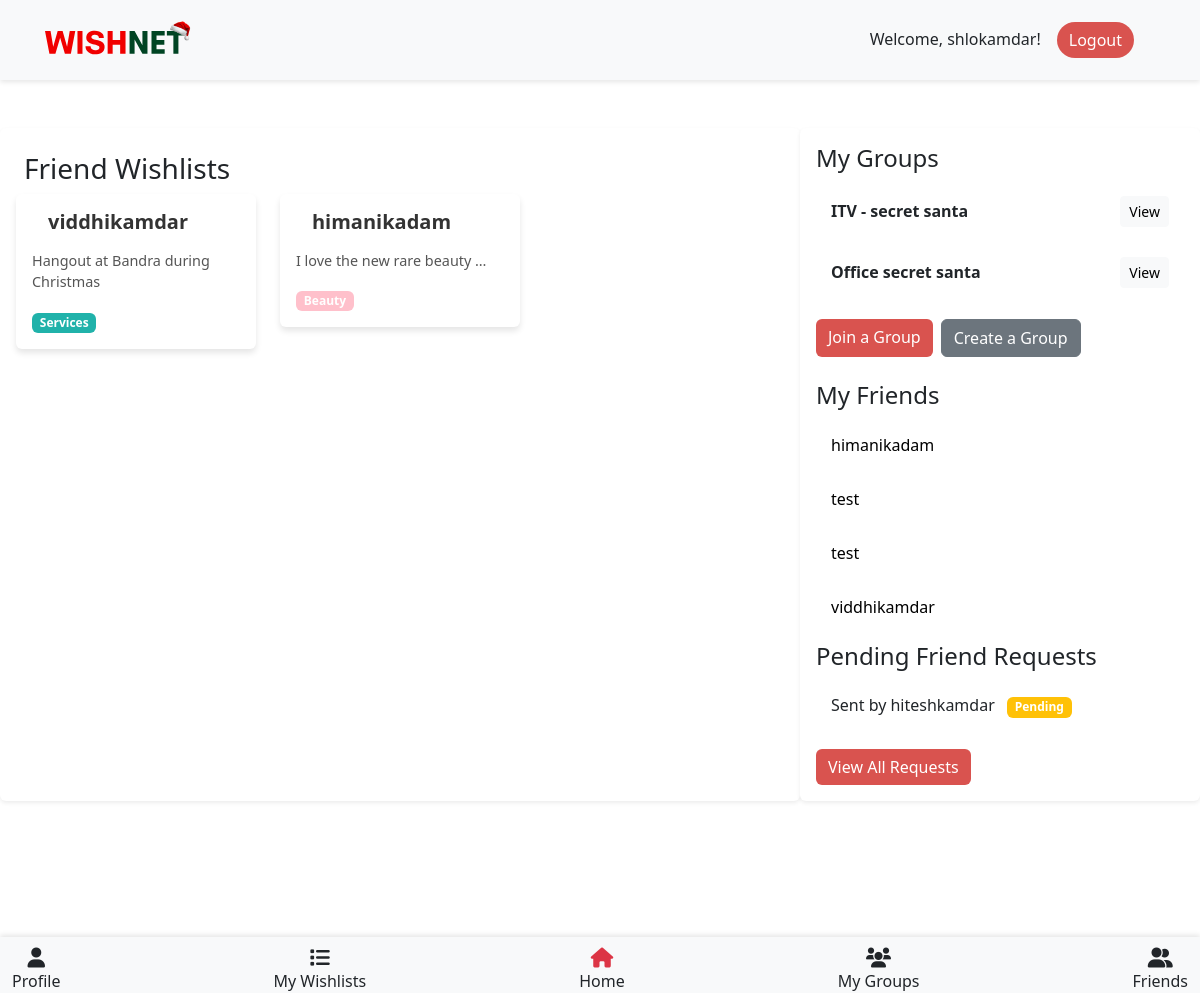
Page /accounts/dashboard/ (signed in) on the committed database.
### accounts/models.py (models this page shows, shortened)
class CustomUser(AbstractUser):
    email = models.EmailField(unique=True)
    bio = models.TextField(blank=True, null=True)
    profile_picture = models.ImageField(upload_to='profile_pics/', blank=True, null=True)
    is_admin = models.BooleanField(default=False)
    date_of_birth = models.DateField(null=True, blank=True)
    pseudoname = models.CharField(max_length=100, blank=True, null=True)
    address = models.CharField(max_length=100, blank=True, null=True)
    groups = models.ManyToManyField('groups.Group', related_name='user_groups')

### wishlists/models.py (models this page shows, shortened)
class Wishlist(models.Model):
    CATEGORY_CHOICES = [
        ('hobby', 'Hobby'),
        ('gifts', 'Gifts'),
        ('home-decor', 'Home Decor'),
        ('books', 'Books'),
        ('health', 'Health'),
        ('electronics', 'Electronics'),
        ('clothing&accesories', 'Clothing & Accessories'),
        ('kitchen', 'Kitchen'),
        ('beauty', 'Beauty'),
        ('stationery', 'Stationery'),
        ('sports', 'Sports'),
        ('travel', 'Travel'),
        ('tech', 'Tech'),
        ('finance', 'Finance'),
        ('education', 'Education'),
        ('events', 'Events'),
        ('charity', 'Charity'),
        ('services', 'Services'),
        ('other', 'Other'),
    ]
    name = models.CharField(max_length=100, default='new list')
    description = models.TextField()
    def get_color_code(self):
        category_colors = {
            'hobby': '#FF5733',
            'gifts': '#FFBD33',
            'home-decor': '#33FF57',
            'books': '#3377FF',
            'health': '#FF33A8',
            'electronics': '#33FFBD',
            'clothing&accesories': '#9933FF',
            'kitchen': '#FF8C00',
            'beauty': '#FFC0CB',
            'stationery': '#6A5ACD',
            'sports': '#FF6347',
            'travel': '#4682B4',
            'tech': '#00BFFF',
            'finance': '#4CAF50',
            'education': '#FFD700',
            'events': '#8A2BE2',
            'charity': '#C71585',
            'services': '#20B2AA',
            'other': '#808080',
        }
        return category_colors.get(self.category, '#808080')  # Default to gray if not found
    VISIBILITY_CHOICES = [
        ('private', 'Private (Only Me)'),
        ('public', 'Public (My Friends)'),
    ]
    user = models.ForeignKey(get_user_model(), on_delete=models.CASCADE, related_name='wishlists')
    title = models.CharField(max_length=255)
    description = models.TextField(blank=True)
    visibility = models.CharField(max_length=10, choices=VISIBILITY_CHOICES, default='private')
    group = models.ForeignKey('groups.Group', related_name='wishlist_set', on_delete=models.CASCADE, null=True, blank=True)
    category = models.CharField(max_length=255, choices=CATEGORY_CHOICES, default='other')
    created_at = models.DateTimeField(auto_now_add=True)

### groups/models.py (models this page shows, shortened)
class Group(models.Model):
    name = models.CharField(max_length=255)
    admin = models.ForeignKey(
        get_user_model(),
        on_delete=models.CASCADE,
        related_name='admin_groups'
    )  # The user who manages the group
    budget_limit = models.DecimalField(max_digits=10, decimal_places=2, default=0.0)
    created_at = models.DateTimeField(auto_now_add=True)
    updated_at = models.DateTimeField(auto_now=True)
    group_members_limit = models.IntegerField(default=10)
    total_price = models.DecimalField(max_digits=10, decimal_places=2, default=0.0)
    secret_santa_assigned = models.BooleanField(default=False)
    join_code = models.CharField(max_length=6, unique=True, blank=True)
    members = models.ManyToManyField(get_user_model(), related_name='group_members')
    assigned_member = models.ManyToManyField(
        get_user_model(),
        related_name='assigned_groups',
        blank=True
    )
    wishlists = models.ManyToManyField('wishlists.Wishlist', related_name='groups', blank=True)

### friendship/models.py (models this page shows, shortened)
class FriendRequest(models.Model):
    PENDING = 'Pending'
    ACCEPTED = 'Accepted'
    REJECTED = 'Rejected'
    STATUS_CHOICES = [
        (PENDING, 'Pending'),
        (ACCEPTED, 'Accepted'),
        (REJECTED, 'Rejected'),
    ]
    from_user = models.ForeignKey(get_user_model(), related_name='sent_requests', on_delete=models.CASCADE)
    to_user = models.ForeignKey(get_user_model(), related_name='received_requests', on_delete=models.CASCADE)
    status = models.CharField(max_length=8, choices=STATUS_CHOICES, default=PENDING)
    created_at = models.DateTimeField(auto_now_add=True)

### accounts/views.py (the view)
# urls.py: path('dashboard/', views.dashboard, name='dashboard'),  # Ensure the trailing slash is present
@login_required
def dashboard(request):
    user_groups = Group.objects.filter(members=request.user)
    friend_requests = FriendRequest.objects.filter(
        Q(from_user=request.user, status=FriendRequest.ACCEPTED) |
        Q(to_user=request.user, status=FriendRequest.ACCEPTED)
    )
    friends = []
    for fr in friend_requests:
        if fr.from_user == request.user:
            friends.append(fr.to_user)
        else:
            friends.append(fr.from_user)
    friends = [friend for friend in friends if friend != request.user]
    wishlists = Wishlist.objects.filter(
        Q(user=request.user, visibility='private') |  # Private wishlists visible only to the user
        Q(user__in=friends, visibility='public')  # Public wishlists visible to friends
    )
    pending_requests = FriendRequest.objects.filter(to_user=request.user, status=FriendRequest.PENDING)
    context = {
        'user_groups': user_groups,
        'friends': friends,
        'pending_requests': pending_requests,
        'wishlists': wishlists,
    }
    return render(request, 'accounts/dashboard.html', context)

### accounts/templates/accounts/dashboard.html (shortened to what this page needs)
{% extends "dashboard_base.html" %}
{% load static %}
{% block content %}
    <div class="container-fluid mt-5">
        <div class="row">
            <div class="col-12 col-md-8 mb-4 shadow-sm p-3 mb-5 bg-white rounded">
                <h3 class="m-2">Friend Wishlists</h3>
                {% if wishlists|length == 0 %}
                    <div class="empty-state d-flex flex-column align-items-center text-center">
                        <img src="{% static 'media/imp-1069_256.gif' %}" alt="No Wishlists" class="mb-3">
                        <p>No friends here yet! Start adding your friends.</p>
                        <a href="{% url 'friendship:search_user' %}" class="btn btn-danger mt-3">Add a Friend</a>
                    </div>
                {% else %}
                    <div class="row">
                        {% for wishlist in wishlists %}
                            {% if wishlist.visibility == 'public' or wishlist.user == request.user %}
                                <div class="col-12 col-sm-6 col-md-6 col-lg-4 mb-4">
                                    <a href="{% url 'wishlists:wishlist_detail' wishlist.id %}" class="text-decoration-none">
                                        <div class="card">
                                            <div class="card-body">
                                                <div class="d-flex align-items-center mb-2">
                                                    <div class="ms-3">
                                                        <h5 class="card-title">{{ wishlist.user.username }}</h5>
                                                    </div>
                                                </div>
                                                <p class="card-text">{{ wishlist.description|truncatewords:6 }}</p>
                                                {% if wishlist.category %}
                                                    <span class="badge" style="background-color: {{ wishlist.get_color_code }}">
                                                        {{ wishlist.category|capfirst }}
                                                    </span>
                                                {% else %}
                                                    <span class="badge bg-secondary">No Category</span>
                                                {% endif %}
                                            </div>
                                        </div>
                                    </a>
                                </div>
                            {% endif %}
                        {% endfor %}
                    </div>
                {% endif %}
            </div>
            <div class="col-12 col-md-4 shadow-sm p-3 mb-5 bg-white rounded">
                <div class="mb-4">
                    <h4 id="my_groups">My Groups</h4>
                    <ul class="list-group">
                        {% for group in user_groups %}
                            <li class="list-group-item d-flex justify-content-between align-items-center">
                                <strong>{{ group.name }}</strong>
                                <a href="{% url 'groups:group_detail' group.id %}" class="btn btn-light btn-sm">View</a>
                            </li>
                        {% endfor %}
                    </ul>
                    <div class="mt-3 d-flex flex-column flex-sm-row">
                        <a href="{% url 'groups:join_group' %}" class="btn btn-danger me-2 mb-2 mb-sm-0">Join a Group</a>
                        <a href="{% url 'groups:create_group' %}" class="btn btn-secondary">Create a Group</a>
                    </div>
                </div>
                <div>
                    <h4 id="my_friends">My Friends</h4>
                    {% if friends|length == 0 %}
                        <div class="empty-state d-flex flex-column align-items-center text-center">
                            <p>You don't have any friends yet. Add some to see their wishlists!</p>
                            <a href="{% url 'friendship:search_user' %}" class="btn btn-danger mt-3">Add a Friend</a>
                        </div>
                    {% else %}
                        <ul class="list-group">
                            {% for friend in friends %}
                                <li class="list-group-item">
                                    <a href="{% url 'accounts:view_profile' user_id=friend.id %}" class="text-decoration-none text-black">{{ friend.username }}</a>
                                </li>
                            {% endfor %}
                        </ul>
                    {% endif %}
                </div>
                <div>
                    <h4 class="mt-2">Pending Friend Requests</h4>
                    {% if pending_requests %}
                        <ul class="list-group">
                            {% for request in pending_requests %}
                                <li class="list-group-item">
                                    {% if request.from_user == request.user %}
                                        Sent to {{ request.to_user.username }}
                                    {% else %}
                                        Sent by {{ request.from_user.username }}
                                    {% endif %}
                                    <span class="badge bg-warning ms-2">{{ request.status }}</span>
                                </li>
                            {% endfor %}
                        </ul>
                    {% else %}
                        <p>No pending requests.</p>
                    {% endif %}
                    <a href="{% url 'friendship:view_friend_requests' %}" class="btn btn-danger mt-3">View All Requests</a>
                </div>
            </div>
        </div>
    </div>
{% endblock content %}

### templates/dashboard_base.html (shortened to what this page needs)
{% load static %}
<!DOCTYPE html>
<html lang="en">
<head>
    <link href="https://cdn.jsdelivr.net/npm/bootstrap@5.3.3/dist/css/bootstrap.min.css" rel="stylesheet">
    <link href="https://cdnjs.cloudflare.com/ajax/libs/font-awesome/6.0.0-beta3/css/all.min.css" rel="stylesheet">
</head>
<body>
   {% block navbar %}
    <nav class="navbar navbar-expand-lg navbar-light bg-light">
        <div class="container-fluid">
            <a class="navbar-brand" href="{% url 'index' %}">
                <img src="{% static 'media/navbar.svg' %}" alt="Logo" class="img-fluid" style="max-width: 200px;">
            </a>
            <div class="offcanvas offcanvas-start" tabindex="-1" id="offcanvasNavbar" aria-labelledby="offcanvasNavbarLabel">
                <div class="offcanvas-body">
                    <ul class="navbar-nav justify-content-end flex-grow-1 pe-3">
                        {% if user.is_authenticated %}
                        <h6 class="m-2"> Welcome, {{ user.username }}!</h6>
                        <a href="{% url 'accounts:logout' %}" class="btn btn-danger rounded-pill mx-2">Logout</a>
                        {% else %}
                        <a href="{% url 'accounts:login' %}" class="btn btn-white text-danger border border-danger rounded-pill mx-2">Login</a>
                        <a href="{% url 'accounts:register' %}" class="btn btn-danger text-white rounded-pill mx-2">Register</a>
                        {% endif %}
                    </ul>
                </div>
            </div>
        </div>
    </nav>
   {% endblock navbar %}
    {% block content %}
    {% endblock content %}
    {% block footer %}
    <br> <br> <br> <br> <br> <br>
        <nav class="navbar navbar-light bg-light fixed-bottom mt-3">
            <div class="container-fluid d-flex justify-content-between flex-wrap ">
                <a href="{% url 'accounts:view_profile' user.id %}" class="nav-link text-center {% if 'profile' in request.path %}active{% endif %}">
                    <i class="fas fa-user fa-lg {% if 'profile' in request.path %}text-danger{% endif %}"></i><br>Profile
                </a>
                <a href="{% url 'wishlists:wishlist_list' user_id=user.id %}" class="nav-link text-center {% if 'wishlists' in request.path %}active{% endif %}">
                    <i class="fas fa-list fa-lg {% if 'wishlists' in request.path %}text-danger{% endif %}"></i><br> My Wishlists
                </a>
                <a href="{% url 'accounts:dashboard' %}" class="nav-link text-center {% if 'accounts' in request.path %}active{% endif %}">
                    <i class="fas fa-home fa-lg {% if 'accounts' in request.path %}text-danger{% endif %}"></i><br> Home
                </a>
                <a href="{% url 'groups:user_groups' %}" class="nav-link text-center {% if 'groups' in request.path %}active{% endif %}">
                    <i class="fas fa-users fa-lg {% if 'groups' in request.path %}text-danger{% endif %}"></i><br> My Groups
                </a>
                <a href="{% url 'friendship:search_user' %}" class="nav-link text-center {% if 'friends' in request.path %}active{% endif %}">
                    <i class="fas fa-user-friends fa-lg {% if 'friends' in request.path %}text-danger{% endif %}"></i><br>Friends
                </a>
            </div>
        </nav>
    {% endblock footer %}
</body>
</html>

### rows in the picture
CustomUser: username "shlokamdar"
Wishlist: user.username "viddhikamdar", description "Hangout at Bandra during Christmas", category "Services"
Wishlist: user.username "himanikadam", description "I love the new rare beauty …", category "Beauty"
Group: name "ITV - secret santa"
Group: name "Office secret santa"
CustomUser: username "himanikadam"
CustomUser: username "test"
CustomUser: username "viddhikamdar"
FriendRequest: from_user.username "hiteshkamdar", status "Pending"
